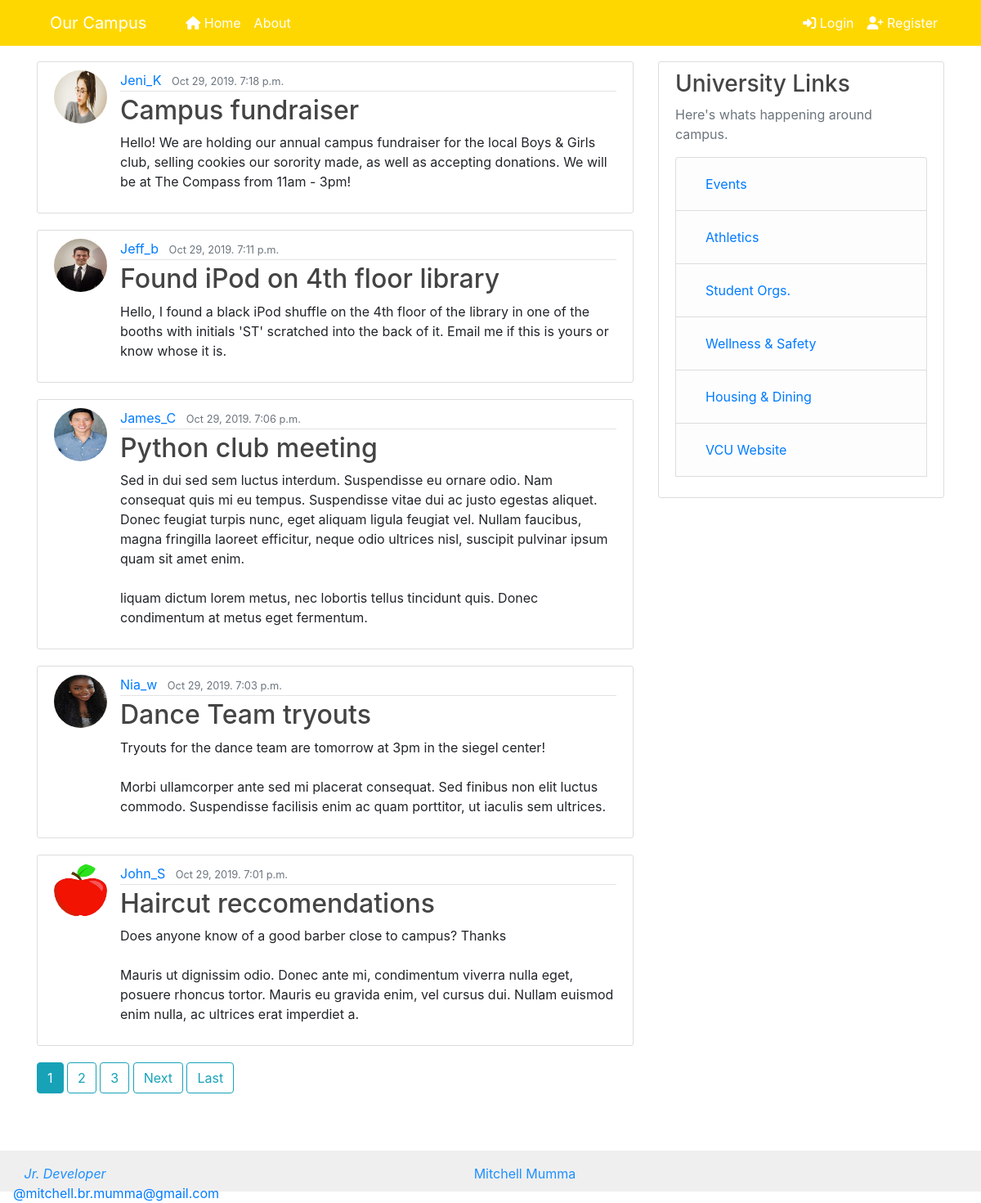
The page / on the database its author committed.
### blog/models.py (models this page shows, shortened)
class Post(models.Model):
    title = models.CharField(max_length=100)
    content = models.TextField()
    date_posted = models.DateTimeField(default=timezone.now)
    author = models.ForeignKey(User, on_delete=models.CASCADE)

### users/models.py (models this page shows, shortened)
class Profile(models.Model):
    user = models.OneToOneField(User, on_delete=models.CASCADE)
    image = models.ImageField(default='default.jpg', upload_to='profile_pics')

### blog/views.py (the view)
# urls.py: path('', PostListView.as_view(), name='blog-home'),
class PostListView(ListView):
    model = Post
    template_name = 'blog/home.html'
    context_object_name = 'posts'
    ordering = ['-date_posted']
    paginate_by = 5

### blog/templates/blog/home.html (shortened to what this page needs)
{% extends "blog/base.html" %}
{% block content %}
    {% for post in posts %}
        <article class="media content-section">
          <img class="rounded-circle article-img" src="{{ post.author.profile.image.url }}">
          <div class="media-body">
            <div class="article-metadata">
              <a class="mr-2" href="{% url 'user-posts' post.author.username %}">{{ post.author }}</a>
              <small class="text-muted">{{ post.date_posted|date:"M d, Y. g:i a" }}</small>
            </div>
            <h2><a class="article-title" href="{% url 'post-detail' post.id %}">{{ post.title }}</a></h2>
            <p class="article-content">{{ post.content }}</p>
          </div>
        </article>
    {% endfor %}
    {% if is_paginated %}
      {% for num in page_obj.paginator.page_range %}
        {% if page_obj.number == num %}
          <a class="btn btn-info mb-4" href="?page={{ num }}">{{ num }}</a>
        {% elif num > page_obj.number|add:'-3' and num < page_obj.number|add:'3' %}
          <a class="btn btn-outline-info mb-4" href="?page={{ num }}">{{ num }}</a>
        {% endif %}
      {% endfor %}
      {% if page_obj.has_next %}
        <a class="btn btn-outline-info mb-4" href="?page={{ page_obj.next_page_number }}">Next</a>
        <a class="btn btn-outline-info mb-4" href="?page={{ page_obj.paginator.num_pages}}">Last</a>
      {% endif %}
    {% endif %}
{% endblock content %}

### blog/templates/blog/base.html (shortened to what this page needs)
{% load static %}
<!DOCTYPE html>
<html>
<head>
    <link rel="stylesheet" href="https://maxcdn.bootstrapcdn.com/bootstrap/4.0.0/css/bootstrap.min.css">
    <link rel="stylesheet" type="text/css" href="{% static "fontawesome/css/all.min.css" %}" />
    <link rel="stylesheet" type="text/css" href="{% static 'blog/main.css' %}">
</head>
<body>
    <header class="site-header">
      <nav class="navbar navbar-expand-md navbar-dark bg-gold fixed-top">
        <div class="container">
          <a class="navbar-brand nav-link mr-4" href="{% url 'blog-home' %}">Our Campus</a>
          <div class="collapse navbar-collapse" id="navbarToggle">
            <div class="navbar-nav mr-auto">
              <a class="nav-item nav-link" href="{% url 'blog-home' %}"><i class="fas fa-home"></i>&nbspHome</a>
              <a class="nav-item nav-link" href="{% url 'blog-about' %}">About</a>
            </div>
            <div class="navbar-nav">
              {% if user.is_authenticated %}
                <a class="nav-item nav-link" href="{% url 'post-create' %}"><i class="fas fa-pencil-alt"></i>&nbspNew Post</a>
                <a class="nav-item nav-link" href="{% url 'profile' %}"><i class="fas fa-user"></i>&nbspProfile</a>
                <a class="nav-item nav-link" href="{% url 'logout' %}"><i class="fas fa-sign-out-alt"></i>&nbspLogout</a>
              {% else %}
                <a class="nav-item nav-link" href="{% url 'login' %}"><i class="fas fa-sign-in-alt"></i>&nbspLogin</a>
                <a class="nav-item nav-link" href="{% url 'register' %}"><i class="fas fa-user-plus"></i>&nbspRegister</a>
              {% endif %}
            </div>
          </div>
        </div>
      </nav>
    </header>
    <main role="main" class="container">
      <div class="row">
        <div class="col-md-8">
          {% block content %}{% endblock %}
        </div>
        <div class="col-md-4">
          <div class="content-section">
            <h3>University Links</h3>
            <p class='text-muted'>Here's whats happening around campus.
              <ul class="list-group">
                <li class="list-group-item list-group-item-light"><a class="nav-item nav-link" href="https://arts.vcu.edu/calendar/events/">Events<a></li>
                <li class="list-group-item list-group-item-light"><a class="nav-item nav-link" href="https://vcuathletics.com/landing/index">Athletics<a></li>
                <li class="list-group-item list-group-item-light"><a class="nav-item nav-link" href="https://vcu.campusgroups.com/club_signup?group_type=10684">Student Orgs.<a></li>
                <li class="list-group-item list-group-item-light"><a class="nav-item nav-link" href="https://www.vcu.edu/life-at-vcu/health-wellness-safety/">Wellness & Safety<a></li>
                <li class="list-group-item list-group-item-light"><a class="nav-item nav-link" href="https://www.vcu.edu/life-at-vcu/housing-and-dining/">Housing & Dining<a></li>
                <li class="list-group-item list-group-item-light"><a class="nav-item nav-link" href="https://www.vcu.edu/">VCU Website<a></li>
              </ul>
            </p>
          </div>
        </div>
      </div>
      <div class="footer">
        <p><i>&nbsp&nbsp Jr. Developer
        &nbsp&nbsp&nbsp&nbsp&nbsp&nbsp&nbsp&nbsp&nbsp&nbsp&nbsp&nbsp&nbsp&nbsp&nbsp&nbsp&nbsp&nbsp&nbsp&nbsp&nbsp&nbsp&nbsp&nbsp&nbsp&nbsp&nbsp&nbsp&nbsp&nbsp&nbsp&nbsp&nbsp&nbsp&nbsp&nbsp&nbsp&nbsp&nbsp&nbsp&nbsp&nbsp&nbsp&nbsp&nbsp&nbsp&nbsp&nbsp&nbsp&nbsp&nbsp&nbsp&nbsp&nbsp&nbsp&nbsp&nbsp&nbsp&nbsp&nbsp&nbsp&nbsp&nbsp&nbsp&nbsp&nbsp&nbsp&nbsp&nbsp&nbsp&nbsp&nbsp&nbsp&nbsp&nbsp&nbsp&nbsp&nbsp&nbsp&nbsp&nbsp&nbsp&nbsp&nbsp&nbsp&nbsp&nbsp&nbsp&nbsp&nbsp&nbsp&nbsp&nbsp&nbsp&nbsp&nbsp&nbsp&nbsp&nbsp</i>Mitchell Mumma
        &nbsp&nbsp&nbsp&nbsp&nbsp&nbsp&nbsp&nbsp&nbsp&nbsp&nbsp&nbsp&nbsp&nbsp&nbsp&nbsp&nbsp&nbsp&nbsp&nbsp&nbsp&nbsp&nbsp&nbsp&nbsp&nbsp&nbsp&nbsp&nbsp&nbsp&nbsp&nbsp&nbsp&nbsp&nbsp&nbsp&nbsp&nbsp&nbsp&nbsp&nbsp&nbsp&nbsp&nbsp&nbsp&nbsp&nbsp&nbsp&nbsp&nbsp&nbsp&nbsp&nbsp&nbsp&nbsp&nbsp&nbsp&nbsp&nbsp&nbsp&nbsp&nbsp&nbsp&nbsp&nbsp&nbsp&nbsp&nbsp
        <a href="mailto:mitchell.br.mumma@gmail.com?">
        @mitchell.br.mumma@gmail.com
        </a></p>
      </div>
    </main>
</body>
</html>

### blog/static/blog/main.css (style rules this page uses)
body { position: relative; margin: 0; padding-top: 75px; padding-bottom: 6rem; height: 10%; }
h1, h2, h3, h4, h5, h6 { color: #444444; }
ul { margin: 0; }
.footer { position: absolute; right: 0; bottom: 0; left: 0; padding: 1rem; background-color: #efefef; height: 50px; color: #1E90FF; }
.bg-gold { background-color: #FFD700; }
.site-header .navbar-nav .nav-link { color: #FFFFFF; }
.content-section { background: #ffffff; padding: 10px 20px; border: 1px solid #dddddd; border-radius: 3px; margin-bottom: 20px; }
.article-title { color: #444444; }
.article-content { white-space: pre-line; }
.article-img { height: 65px; width: 65px; margin-right: 16px; }
.article-metadata { padding-bottom: 1px; margin-bottom: 4px; border-bottom: 1px solid #e3e3e3 }

### rows shown on the page
Post: author.profile.image (picture), author "Jeni_K", date_posted "Oct 29, 2019. 7:18 p.m.", title "Campus fundraiser", content "Hello! We are holding our annual campus fundraiser for the local Boys & Girls club, selling cookies our sorority made, as well as accepting donations. We will be at The Compass from 11am - 3pm!"
Post: author.profile.image (picture), author "Jeff_b", date_posted "Oct 29, 2019. 7:11 p.m.", title "Found iPod on 4th floor library", content "Hello, I found a black iPod shuffle on the 4th floor of the library in one of the booths with initials 'ST' scratched into the back of it. Email me if this is yours or know whose it is."
Post: author.profile.image (picture), author "James_C", date_posted "Oct 29, 2019. 7:06 p.m.", title "Python club meeting", content "Sed in dui sed sem luctus interdum. Suspendisse eu ornare odio. Nam consequat quis mi eu tempus. Suspendisse vitae dui ac justo egestas aliquet. Donec feugiat turpis nunc, eget aliquam ligula feugiat vel. Nullam faucibus, magna fringilla laoreet efficitur, neque odio ultrices nisl, suscipit pulvinar ipsum quam sit amet enim. liquam dictum lorem metus, nec lobortis tellus tincidunt quis. Donec condimentum at metus eget fermentum."
Post: author.profile.image (picture), author "Nia_w", date_posted "Oct 29, 2019. 7:03 p.m.", title "Dance Team tryouts", content "Tryouts for the dance team are tomorrow at 3pm in the siegel center! Morbi ullamcorper ante sed mi placerat consequat. Sed finibus non elit luctus commodo. Suspendisse facilisis enim ac quam porttitor, ut iaculis sem ultrices."
Post: author.profile.image (placeholder picture), author "John_S", date_posted "Oct 29, 2019. 7:01 p.m.", title "Haircut reccomendations", content "Does anyone know of a good barber close to campus? Thanks Mauris ut dignissim odio. Donec ante mi, condimentum viverra nulla eget, posuere rhoncus tortor. Mauris eu gravida enim, vel cursus dui. Nullam euismod enim nulla, ac ultrices erat imperdiet a."

### other values the page prints
{{ num }} "1"
{{ num }} "2" "3"
